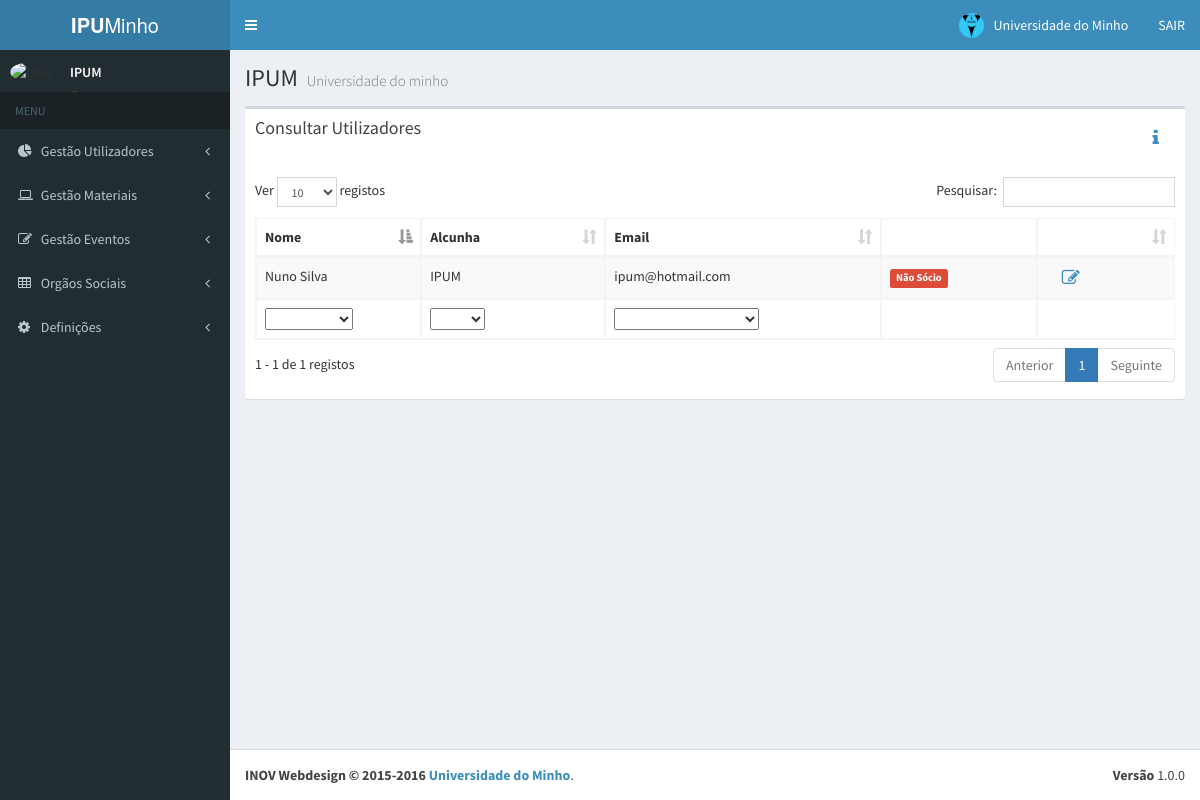
Page /utilizador/consultarUtilizadoresAtivos on the committed database.
### tables this page shows
CREATE TABLE `utilizador` (
  `idUtilizador` int(11) NOT NULL AUTO_INCREMENT,
  `nome` varchar(45) DEFAULT NULL,
  `alcunha` varchar(45) DEFAULT NULL,
  `password` varchar(50) DEFAULT NULL,
  `nif` int(11) DEFAULT NULL,
  `bi` varchar(12) DEFAULT NULL,
  `dataNascimento` date DEFAULT NULL,
  `dataEntrada` date DEFAULT NULL,
  `email` varchar(45) DEFAULT NULL,
  `socio` tinyint(1) DEFAULT NULL,
  `dataSocio` date DEFAULT NULL,
  `ativo` tinyint(1) DEFAULT NULL,
  `foto` varchar(1000) DEFAULT NULL,
  `privilegio` varchar(45) DEFAULT NULL,
  `nAluno` varchar(6) DEFAULT NULL,
  PRIMARY KEY (`idUtilizador`)
);

### application/controllers/utilizador.php (called while the page is built, shortened)
<?php
class Utilizador extends CI_Controller {
    public function consultarUtilizadoresAtivos($indice=NULL) {
        $this->load->model('utilizador_m');
        $dados['utilizadoresAtivos'] = $this->utilizador_m->get_utilizadoresAtivos();
        $this->load->view('includes/header_v');
        $this->load->view('ConsultarUtilizadores_v', $dados);
        $this->load->view('includes/menu_v');
    }
}

### index.php (called while the page is built, shortened)
<?php
require_once BASEPATH.'core/CodeIgniter.php';

### application/models/utilizador_m.php (called while the page is built, shortened)
<?php
class Utilizador_m extends CI_Model {
    public function get_utilizadoresAtivos() {
        $this->db->select('*');
        $this->db->where("ativo", 1);
        return $this->db->get('utilizador')->result();
    }
}

### application/views/ConsultarUtilizadores_v.php (the view, shortened to what this page needs)
<div class="content-wrapper">
    <section class="content-header">
        <h1>
            IPUM
            <small>Universidade do minho</small>
        </h1>
    </section>
    <section class="content">
        <div class="row">
            <div class="col-xs-12">
                <div class="box">
                    <div class="box-header">
                        <h3 class="box-title">Consultar Utilizadores</h3>
                        <a  data-toggle="tooltip" title="Ver Histórico" href="<?= base_url('Utilizador/consultarUtilizadoresInativos/') ?>" class="btn-lg pull-right" ><i class="fa fa-info pull-right" ></i> </a>
                    </div>
                    <div class="box-body  ">
                        <table id="utilizadoresAtivos" class="table table-striped table-bordered"  >
                            <thead>
                                <tr>
                                    <th>Nome</th>
                                    <th>Alcunha</th>
                                    <th>Email</th>
                                    <th></th>
                                    <th></th>
                                </tr>
                            </thead>
                            <tfoot>
                                <tr>
                                    <th>Nome</th>
                                    <th>Alcunha</th>
                                    <th>Email</th>
                                    <th></th>
                                     <th></th>
                                </tr>
                            </tfoot>
                            <tbody>
                                <?php foreach ($utilizadoresAtivos as $uti): ?>
                                    <tr style="cursor: pointer" onclick=script:location.href="<?= base_url('utilizador/detalheUtilizador/'.$uti->idUtilizador) ?>">
                                        <td><?= $uti->nome; ?></td>
                                        <td><?= $uti->alcunha; ?></td>
                                        <td><?= $uti->email; ?></td>
                                        <?php if ($uti->socio == 1) { ?>
                                            <td><span class="label label-success">Sócio</span></td>
                                        <?php } else { ?>
                                            <td><span class="label label-danger">Não Sócio</span></td>
                                        <?php } ?>
                                        <td>
                                            <a data-toggle="tooltip" title="Editar" class="btn-lg" href="<?= base_url('utilizador/atualizar/' . $uti->idUtilizador) ?>"> <i class="fa fa-edit"></i></a>
                                        </td>
                                    </tr>
                                <?php endforeach; ?>
                            </tbody>
                        </table>
                    </div>
                </div>
            </div>
        </div>
    </section>
</div>
<footer class="main-footer">
    <div class="pull-right hidden-xs">
        <b>Versão</b> 1.0.0
    </div>
    <strong>INOV Webdesign &copy; 2015-2016 <a href="https://www.uminho.pt/PT">Universidade do Minho</a></strong>.
</footer>

### rows in the picture
utilizador: nome "Nuno Silva", alcunha "IPUM", email "ipum@hotmail.com", socio "Não Sócio"
